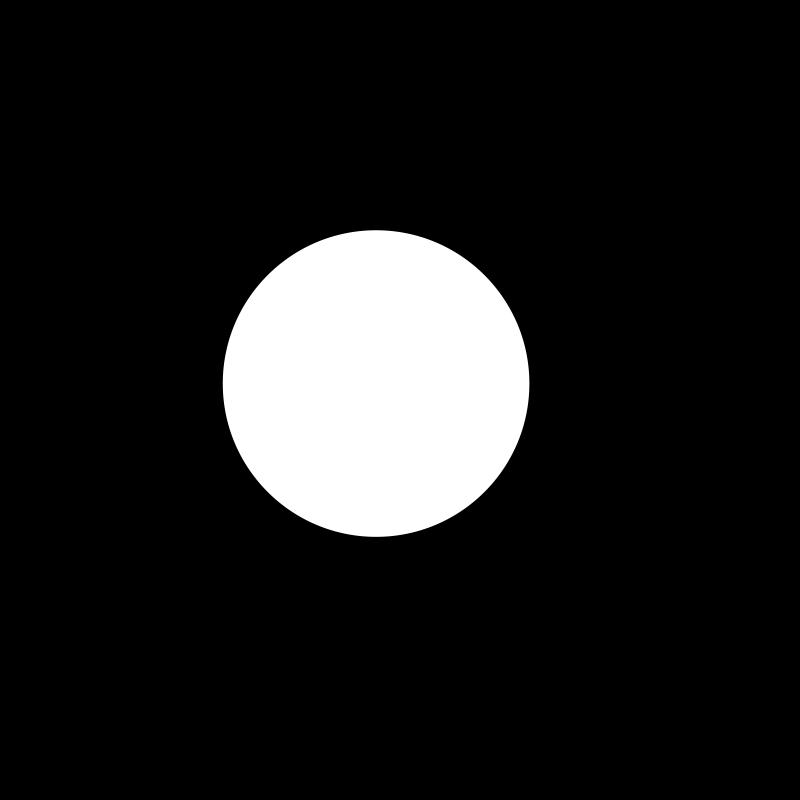
//> input picture matlab_to_c/image/ctest000.tif, 800 x 800 px
$ ./main   (built with g++ and OpenCV 4)
//> lines starting //> are read from the running program, lines starting //| are printed output that depends on the picture; pictures that were not available may be replaced by others from this repository, and a replacement may not be noted
### matlab_to_c/grid_generator.h

#ifndef GRID_GENERATOR_H
#define GRID_GENERATOR_H

 /* Include files */
#include <stddef.h>
#include <stdlib.h>
#include <opencv2/opencv.hpp>
using namespace cv;
using namespace std;

/* Function Declarations */
//extern Rect box;//矩形对象
//extern bool drawing_box = false;//记录是否在画矩形对象
//extern bool bk = false;
extern void grid_generator(string image_name,int x_pixels, int y_pixels);
#endif

/* End of code generation (conv2.h) */

### matlab_to_c/grid_generator.cpp
#include<iostream>
#include<opencv2/opencv.hpp>
using namespace cv;
using namespace std;

Rect box;//矩形对象
bool drawing_box = false;//记录是否在画矩形对象
bool bk = false;

void onmouse(int event, int x, int y, int flag, void *img)//鼠标事件回调函数，鼠标点击后执行的内容应在此
{
	Mat& image = *(cv::Mat*) img;
	char text[16];
	switch (event)
	{
	case CV_EVENT_LBUTTONDOWN://鼠标左键按下事件
		drawing_box = true;//标志在画框
		box = Rect(x, y, 0, 0);//记录矩形的开始的点
		sprintf_s(text, "(%d,%d)", x, y);
		putText(image, text, Point(x, y), FONT_HERSHEY_SIMPLEX, 0.5, Scalar(0, 0, 255, 255));
		break;
	case CV_EVENT_MOUSEMOVE://鼠标移动事件
		if (drawing_box) {//如果左键一直按着，则表明在画矩形

			box.width = x - box.x;
			box.height = y - box.y;//更新长宽
		}
		break;
	case CV_EVENT_LBUTTONUP://鼠标左键松开事件
		drawing_box = false;//不在画矩形
		bk = true;

		if (box.width < 0) {//排除宽为负的情况，在这里判断是为了优化计算，不用再移动时每次更新都要计算长宽的绝对值
			box.x = box.x + box.width;//更新原点位置，使之始终符合左上角为原点
			box.width = -1 * box.width;//宽度取正
		}
		if (box.height < 0) {//同上
			box.y = box.y + box.height;
			box.height = -1 * box.width;
		}
		break;
	default:
		break;
	}
}

void grid_generator(string image_name, int x_pixels, int y_pixels)
{
//> called with image_name = "image/ctest000.tif", x_pixels = 7, y_pixels = 7
	Mat img = imread(image_name);//读取图像
//> img is the input picture: 800 rows x 800 cols, CV_8UC3; min 0, max 255, mean 29.4
	Mat temp;
	char text[16];

	namedWindow("grid_generator");//窗口
	setMouseCallback("grid_generator", onmouse, &img);//注册鼠标事件到“鼠标画个框”窗口，即使在该窗口下出现鼠标事件就执行onmouse函数的内容,最后一个参数为传入的数据。这里其实没有用到
	imshow("grid_generator", img);
	//img.copyTo(temp);放在这里会出现拖影的现象，因为上一次画的矩形并没有被更新
	while (1)
	{

		if (drawing_box) {//不断更新正在画的矩形
			img.copyTo(temp);//这句放在这里是保证了每次更新矩形框都是在没有原图的基础上更新矩形框。
			rectangle(temp, Point(box.x, box.y), Point(box.x + box.width, box.y + box.height), Scalar(0, 0, 255));

			sprintf_s(text, "(%d,%d)", box.x + box.width, box.y + box.height);
			putText(temp, text, Point(box.x + box.width, box.y + box.height), FONT_HERSHEY_SIMPLEX, 0.5, Scalar(0, 0, 255, 255));
			imshow("grid_generator", temp);//显示


		}
		if (bk)
		{
			//FILE *fp;
		//	fp = fopen("grid_x.txt", "w");
			FileStorage fs_grid_x("grid_x.xml", FileStorage::WRITE); //从grid.xml中取出grid_x,grid_y的值
			FileStorage fs_grid_y("grid_y.xml", FileStorage::WRITE);
			int M = box.width/ x_pixels + 1;
			int N = box.height / y_pixels + 1;
			Mat grid_x(M*N, 1, CV_64F);
			Mat grid_y(M*N, 1, CV_64F);
			int cot = 0;
			for (int i = 0; i < M; i++)
				for (int j = 0; j < N;j++) {
				grid_x.at<double>(cot, 0) = box.x + j * x_pixels;
				grid_y.at<double>(cot, 0) = box.y + i * y_pixels;
				cot++;
				}
			fs_grid_x << "grid_x" << grid_x;
			fs_grid_y << "grid_y" << grid_y;
			fs_grid_x.release();
			fs_grid_y.release();
			break;
		}
		if (waitKey(30) == 27) {//检测是否有按下退出键
//> the left mouse button is pressed at (200, 200)
//> the mouse is dragged to (400, 400)
//> the mouse is dragged to (600, 600)
//> the button is released at (600, 600)
			break;//退出程序
		}
	}


}

### matlab_to_c/cpcorr.cpp
#include <iostream>
#include <opencv2/core/core.hpp>
#include <opencv2/highgui/highgui.hpp>
#include <opencv2/opencv.hpp>


using namespace cv;
using namespace std;

static Mat calc_rects(const Mat xy,int halfwidth, const Mat img);
static void adjust_lo_edge(Mat &coordinates, int edge, Mat &breadth);
static void adjust_hi_edge(Mat coordinates, int edge, Mat &breadth);
static void adjust_width_height(Mat &coordinates, int edge);
static Mat Mat_Round(const Mat coordinates);
static void cpcorr(const Mat xymoving_in, const Mat xyfixed_in, const Mat moving, const Mat fixed, Mat &xymoving);

Mat Mat_Round(const Mat coordinates) {

	Mat coordinates_temp = coordinates.clone();
	int row = coordinates_temp.rows;
	int col = coordinates_temp.cols;
	Mat result(row, col, CV_64F);
	int i, j;
	for (i = 0; i < row; i++)
		for (j = 0; j < col; j++) {
			result.at<double>(i, j) = cvRound(coordinates_temp.at<double>(i, j));
		}
	return result;
}

void adjust_lo_edge(Mat &coordinates, int edge, Mat &breadth) {
	int row = coordinates.rows;
	int col = coordinates.cols;
	int i, j;
	for(i = 0 ; i < row ; i++)
		for (j = 0; j < col; j++) {
			if (coordinates.at<double>(i, j) < edge) {
				breadth.at<double>(i, j) = breadth.at<double>(i, j) -fabs(coordinates.at<double>(i, j) - edge);
				coordinates.at<double>(i, j) = edge;
			}
		}
}

void adjust_hi_edge(Mat coordinates, int edge, Mat &breadth) {

	Mat coordinates_t = coordinates.clone();
	int row = coordinates_t.rows;
	int col = coordinates_t.cols;
	int i, j;
	for (i = 0; i < row; i++)
		for (j = 0; j < col; j++) {
			if (coordinates_t.at<double>(i, j) > edge) {
				breadth.at<double>(i, j) = breadth.at<double>(i, j) -fabs(coordinates_t.at<double>(i, j) - edge);
			}
		}
}

void adjust_width_height(Mat &coordinates, int edge) {
	int row = coordinates.rows;
	int col = coordinates.cols;
	int i, j;
	for (i = 0; i < row; i++)
		for (j = 0; j < col; j++) {
			if (coordinates.at<double>(i, j) < edge) {

				coordinates.at<double>(i, j) = 0;
			}
		}
}

Mat calc_rects(const Mat xy,const int halfwidth, const Mat img) {
	int M = xy.rows;
	//返回值 rect - M*4 矩阵
	Mat rect(M, 4, CV_64F);
	Mat upperleft;

	//Calculate rectangles so imcrop will return image with xy coordinate inside center pixel
	int default_width = 2 * halfwidth;
	int default_height = default_width;

	//xy specifies center of rectangle, need upper left

	Mat xy_temp = Mat_Round(xy);
	upperleft = xy_temp - halfwidth;

	//need to modify for pixels near edge of images
	Mat upper = upperleft.col(1);
	Mat left  = upperleft.col(0);
	Mat lower = upper + default_height;
	Mat right = left + default_width;
	Mat width(upper.rows, upper.cols, CV_64F, Scalar(default_width));
	Mat height(upper.rows, upper.cols, CV_64F, Scalar(default_height));

	// check edges for coordinates outside image
	adjust_lo_edge(upper, 1, height);
	adjust_hi_edge(lower, img.rows , height);
	adjust_lo_edge(left, 1, width);
	adjust_hi_edge(right, img.cols, width);

	// set width and height to zero when less than default size
	adjust_width_height(width, default_width);
	adjust_width_height(height, default_height);
	left.copyTo(rect.col(0));
	upper.copyTo(rect.col(1));
	width.copyTo(rect.col(2));
	height.copyTo(rect.col(3));

	return rect;

}

void cpcorr(const Mat xymoving_in, const Mat xyfixed_in, const Mat moving, const Mat fixed, Mat &xymoving) {


	int CORRSIZE = 15;
	int M1 = xymoving_in.rows;
	int M2 = xyfixed_in.rows;

	Mat rects_moving(M1, 4, CV_64F);
	Mat rects_fixed(M2, 4, CV_64F);

	// get all rectangle coordinates
	rects_moving = calc_rects(xymoving_in, CORRSIZE, moving);
	rects_fixed = calc_rects(xyfixed_in, 2 * CORRSIZE, fixed);

	//cout << "rects_moving.row(1)" <<rects_moving.row(1) << endl;
	int ncp = xymoving_in.rows;
	xymoving = xymoving_in.clone();

	for (int i = 0; i < ncp; i++) {
		// near edge, unable to adjust
		if (countNonZero(rects_moving.colRange(3, 4)) == 0 || countNonZero(rects_fixed.colRange(3, 4)) == 0)
			continue;

		Mat sub_moving = moving(Rect(rects_moving.at<double>(i, 0), rects_moving.at<double>(i, 1), rects_moving.at<double>(i, 2), rects_moving.at<double>(i, 3)));
		Mat sub_fixed = fixed(Rect(rects_fixed.at<double>(i, 0), rects_fixed.at<double>(i, 1), rects_fixed.at<double>(i, 2), rects_fixed.at<double>(i, 3)));

		// check that template rectangle sub_moving has nonzero std
		Mat means,stddev;
		meanStdDev(sub_moving, means, stddev);
		if (stddev.at<double>(0, 0) == 0)
			continue;
		Mat result;
		int result_cols = sub_fixed.cols - sub_moving.cols + 1;
		int result_rows = sub_fixed.rows - sub_moving.rows + 1;
		result.create(result_cols, result_rows, CV_64F);

		matchTemplate(sub_moving, sub_fixed, result, TM_CCOEFF_NORMED);
		normalize(result, result, 0, 1, NORM_MINMAX, -1, Mat());

		Point maxLoc;
		double maxVal;
		minMaxLoc(result, NULL, &maxVal, NULL, &maxLoc);

		double THRESHOLD = 0.5;
		if (maxVal < THRESHOLD)
			continue;

		Mat corr_offset = (Mat_<double>(1, 2) << (maxLoc.x - CORRSIZE), (maxLoc.y - CORRSIZE));

		// peak of norxcorr2 not well constrained, unable to adjust
		if (fabs(corr_offset.at<double>(0, 0)) > (CORRSIZE + 1) || fabs(corr_offset.at<double>(0, 1)) > (CORRSIZE + 1))
			continue;


		Mat xymoving_temp = Mat_Round(xymoving.row(i)*1000)/1000;
		Mat xyfixed_temp = Mat_Round(xyfixed_in.row(i)*1000)/1000;
		Mat moving_fractional_offset = xymoving.row(i) - xymoving_temp;
		Mat fixed_fractional_offset= xyfixed_in.row(i) - xyfixed_temp;

		xymoving.row(i) = xymoving.row(i) - moving_fractional_offset - corr_offset + fixed_fractional_offset;
	}

}

### matlab_to_c/main.cpp
#include <iostream>
#include <opencv2/core/core.hpp>
#include <opencv2/highgui/highgui.hpp>
#include <opencv2/opencv.hpp>
#include "cplot.h"
#include "cpcorr.cpp"
#include "grid_generator.h"

using namespace cv;
using namespace std;

static void automate_image();  //处理数据
static vector<string> filelist_generator(string Prefix, string suffix, int img_num);  //产生文件名字符串集合 参数一 文件名前缀 ，参数2 后缀， 参数3 文件数量
static void fitLine(); //绘图
static void starin_plot(Mat validxy, Mat displxy, const char *title); //应变系数曲线描绘
static void displxy_plot(Mat displxy, const char *title);//平均位移变化描绘
extern void grid_generator(string image_name, int x_pixels, int y_pixels); //选取图片，在图片上画网格，参数1 文件名，参数2 x_pixels -> X方向间隔 ,参数3 y_pixels -> Y方向间隔

static vector<string> filelist_generator(string Prefix, string suffix ,int img_num) {
//> called with Prefix = "ctest0", suffix = ".tif", img_num = 67

	;
	vector<string> filenamelist(img_num);
	for (int i = 0; i < img_num; i++)
	{
		if (i < 10)
			filenamelist[i] = "image/" + Prefix + "0" + to_string(i) + suffix;
		else if (i >= 10 && i < 100)
			filenamelist[i] = "image/" + Prefix + to_string(i) + suffix;

	}
	return filenamelist;
}

void automate_image() {
	try
	{
		Mat grid_x, grid_y;
		FileStorage fs_grid_x("grid_x.xml", FileStorage::READ); //从grid.xml中取出grid_x,grid_y的值
		FileStorage fs_grid_y("grid_y.xml", FileStorage::READ);
		fs_grid_x["grid_x"] >> grid_x;
		fs_grid_y["grid_y"] >> grid_y;
		fs_grid_x.release();
		fs_grid_y.release();

		int M = grid_x.rows;

		Mat movingPoints(M, 2, CV_64F);
		Mat fixedPoints(M, 2, CV_64F);

		grid_x.copyTo(movingPoints.col(0));
		grid_y.copyTo(movingPoints.col(1));
		grid_x.copyTo(fixedPoints.col(0));
		grid_y.copyTo(fixedPoints.col(1));

		int img_num = 67;
		string Prefix = "ctest0";
		string suffix = ".tif";
		vector<string> filenamelist(img_num);
		filenamelist = filelist_generator(Prefix, suffix,img_num);


		FileStorage fs_validx("validx.xml", FileStorage::WRITE);
		FileStorage fs_validy("validy.xml", FileStorage::WRITE);

		Mat validx(M, img_num - 1, CV_64F);
		Mat validy(M, img_num - 1, CV_64F);

		Mat fixed = imread(filenamelist[0], IMREAD_GRAYSCALE);
//> fixed: 800 rows x 800 cols, CV_8UC1; min 0, max 255, mean 29.4
		for (int idx = 0; idx < img_num - 1; idx++) {
			cout << "Process Image " << idx + 1 << endl;
			Mat moving = imread(filenamelist[idx + 1], IMREAD_GRAYSCALE);
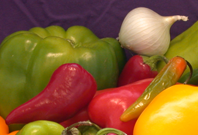
//> input picture matlab_to_c/image/onion.png, 198 x 135 px, given in place of ctest001.tif, which was not available
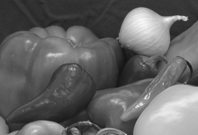
//> moving: 135 rows x 198 cols, CV_8UC1; min 19, max 247, mean 100.2
			Mat xymoving(M, 2, CV_64F);;
			cpcorr(movingPoints, fixedPoints, moving, fixed, xymoving);
//> xymoving = 3364 pairs, first value 200 to 599, second value 200 to 599

			xymoving.col(0).copyTo(validx.col(idx));
			xymoving.col(1).copyTo(validy.col(idx));

			movingPoints.col(0) = xymoving.col(0).clone();
			movingPoints.col(1) = xymoving.col(1).clone();

			//grid_x.copyTo(fixedPoints.col(0));
			//grid_y.copyTo(fixedPoints.col(1));

		}
//> pass 2 of the loop in automate_image, `for (int idx = 0; idx < img_num - 1; idx++)`:
//| Process Image 2
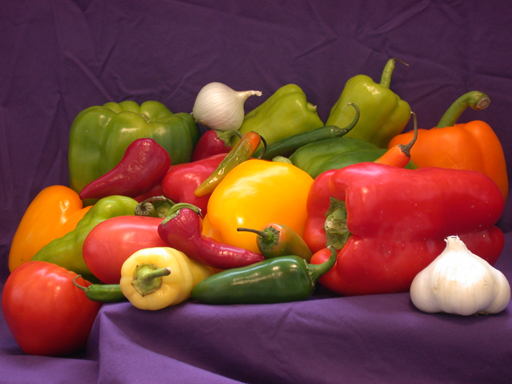
//> input picture matlab_to_c/image/peppers.png, 512 x 384 px, given in place of ctest002.tif, which was not available
//> in automate_image, `Mat moving = imread(filenamelist[idx + 1], IMREAD_GRAYSCALE);`:
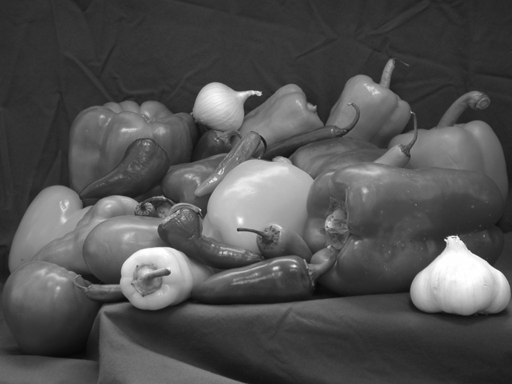
//> moving: 384 rows x 512 cols, CV_8UC1; min 7, max 255, mean 81.2
//> the loop in cpcorr (call 2), `for (int i = 0; i < ncp; i++)` made 44 passes
//> (means, stddev) on passes 1 to 8: ([108.4], [37.27]), ([125.7], [48.51]), ([148.1], [51.99]), ([174.9], [39.03]), ([194.4], [18.24]), ([200.6], [12.86]), ([200.9], [13.43]), ([197.4], [14.32])
//> pass 2, in cpcorr (call 2), `Mat sub_moving = moving(Rect(rects_moving.at<double>(i, 0), rects_movi..`:
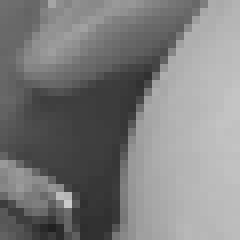
//> sub_moving: 30 rows x 30 cols, CV_8UC1 (shown 8 times larger); min 32, max 203, mean 125.7
		fs_validx << "validx" << validx;
		fs_validy << "validy" << validy;
		fs_validx.release();
		fs_validy.release();


	}
	catch (Exception e) {
		cout << "error " << endl;
	}
}

// [76 lines left out: functions starin_plot, displxy_plot, not called in this run]

void fitLine() {
	Mat validx, validy;
	FileStorage fs_validx("validx.xml", FileStorage::READ);
	FileStorage fs_validy("validy.xml", FileStorage::READ);
	fs_validx["validx"] >> validx;
	fs_validy["validy"] >> validy;
	fs_validx.release();
	fs_validy.release();

	int i;
	Mat displx;
	Mat validxfirst(validx.rows, validx.cols, CV_64F);
	for (i = 0; i < validx.cols; i++) {
		validx.col(0).copyTo(validxfirst.col(i));
	}
//> (the run ends here: the program stops with an error, at `displx = validx - validxfirst;`)
